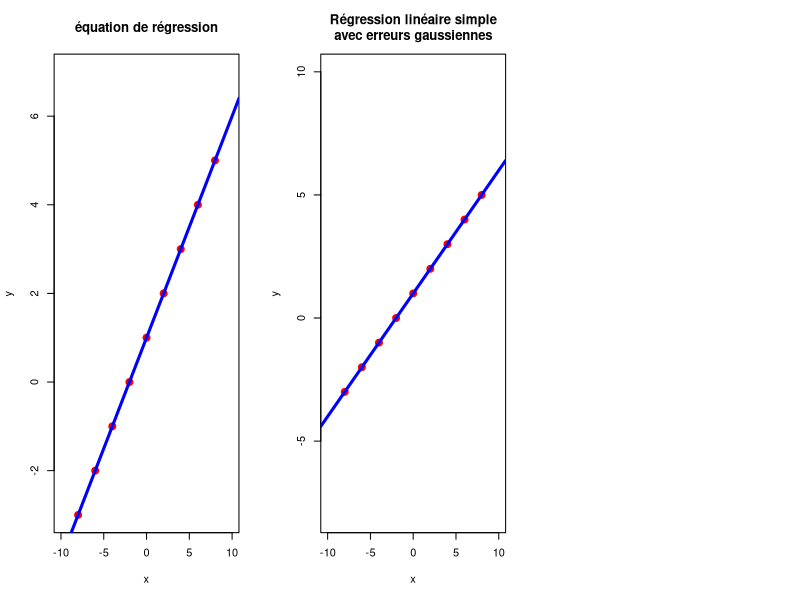

Source code (R): (Note: this script raises an error after producing the figure.)
sideways.dnorm<-function(wx,wy,values=seq(-4,4,.1),magnify=4){
  # ... est constitué des moyennes et écart-types,
  # passés à la fonction dnorm
  #
  dens <- dnorm(x=values)
  x <- wx + dens * magnify
  y <- wy + values
  return(cbind(x,y))
}

par(mfrow=c(1,3))
x<-seq(-8,8,2)
y <- 1 + .5*x
fit <- lm(y~x)
plot(x,y, xlim=c(-10,10), ylim=c(-3, 7), pch=19,
     cex=1.4,col="red",  main="équation de régression")
abline(fit, lwd=3, col="blue")
plot(x,y, xlim=c(-10,10), ylim=c(-8, 10), pch=19, cex=1.4
     , main="Régression linéaire simple\navec erreurs gaussiennes"
     , col="red")
abline(fit, lwd=3, col="blue")
where.normal.x<-sort(x)
xx<-NULL
zz<-NULL
# where.normal.x <- c(-4,0,4)
for(i in 1:length(where.normal.x)){
  where.x <- where.normal.x[i]
  where.y <- predict(fit, newdata=data.frame(x=where.x))
  xy <- sideways.dnorm(where.x=where.x, where.y=where.y, magnify=4)
  lines(xy)
  abline(h=where.y, lty=2,col="pink")
  abline(v=where.x, lty=2)
  xx<-c(xx,rep(where.x,5))
  z<-where.y+rnorm(5)
  zz<-c(zz,z)
  aux<-cbind(rep(where.x,5),z)
  points(aux,col="blue")
}
plot(xx,zz,xlim=c(-10,10), ylim=c(-3, 7),main="les observations")

